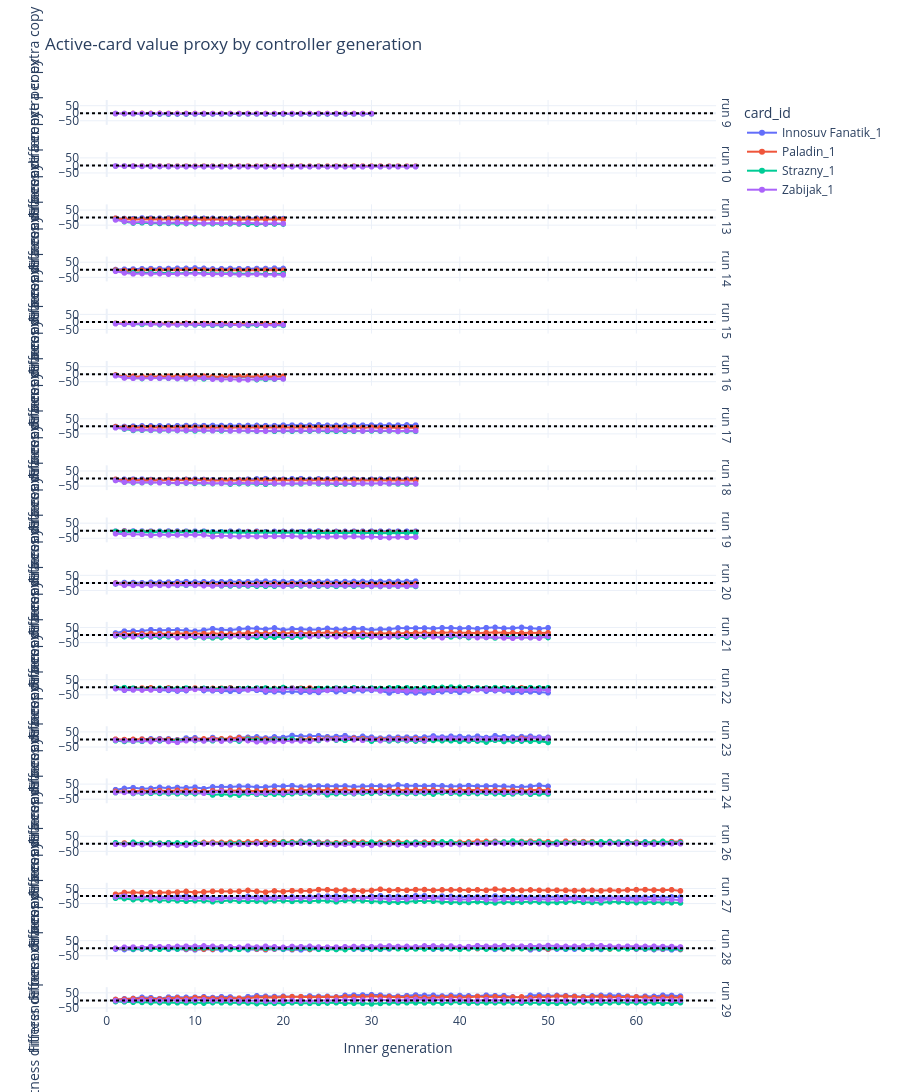

Source (notebook cell):
### Markdown cell above
## 6. Active-ability learning proxy

For each card and inner generation, the coefficient below estimates the change in matchup fitness difference associated with one additional copy in deck 1 relative to deck 2. The regression uses one averaged observation per outer matchup, avoiding millions of controller-pair rows being treated as independent samples.

A coefficient becoming more positive with inner generation is consistent with controllers learning that card's playstyle. It is still observational: deck composition, opponents, and correlated cards can affect it.

### Code cell
card_catalog = read_sql('''
    SELECT id AS card_id, name, hp, dmg, color_dmg_buff, color_hp_buff, ability, type
    FROM cardsdb.cards
    WHERE type = 'PLAYER'
    ORDER BY id
''')
active_ability_names = {'GoFirst', 'GoBefore1', 'AttackFront', 'HitAll1Dmg'}
card_catalog['ability_kind'] = np.where(
    card_catalog.ability.isin(active_ability_names), 'active',
    np.where(card_catalog.ability == 'NoAbility', 'none', 'passive'),
)
active_cards = tuple(card_catalog.loc[card_catalog.ability_kind == 'active', 'card_id'])
display(card_catalog)

copy_lookup = deck_cards.set_index(['deck_id', 'card_id']).copies
ability_rows = []
for card_id in active_cards:
    observations = training_rows[['training_id', 'inner_gen', 'match_guid', 'deck_1', 'deck_2', 'average_g1_score', 'average_g2_score']].copy()
    observations['deck1_copies'] = [copy_lookup.get((deck_id, card_id), 0) for deck_id in observations.deck_1]
    observations['deck2_copies'] = [copy_lookup.get((deck_id, card_id), 0) for deck_id in observations.deck_2]
    observations['copy_difference'] = observations.deck1_copies - observations.deck2_copies
    observations['fitness_difference'] = observations.average_g1_score - observations.average_g2_score
    observations = observations[observations.copy_difference != 0]
    for (run_id, inner_gen), group in observations.groupby(['training_id', 'inner_gen']):
        x = group.copy_difference.astype(float)
        y = group.fitness_difference.astype(float)
        denominator = ((x - x.mean()) ** 2).sum()
        coefficient = np.nan if denominator == 0 else ((x - x.mean()) * (y - y.mean())).sum() / denominator
        ability_rows.append({
            'training_id': run_id,
            'inner_gen': inner_gen,
            'card_id': card_id,
            'matchups': len(group),
            'fitness_per_copy': coefficient,
        })
ability_curve = pd.DataFrame(ability_rows)

fig = px.line(
    ability_curve[ability_curve.training_id.isin(QUERY_IDS)],
    x='inner_gen', y='fitness_per_copy', color='card_id',
    facet_row='training_id', markers=True,
    title='Active-card value proxy by controller generation',
    labels={'inner_gen': 'Inner generation', 'fitness_per_copy': 'Fitness difference per extra copy'},
)
fig.add_hline(y=0, line_dash='dot', line_color='black')
fig.update_layout(height=max(500, 220 * ability_curve.training_id.nunique()))
fig.for_each_annotation(lambda annotation: annotation.update(text=annotation.text.replace('training_id=', 'run ')))
fig.show()

ability_checkpoints = ability_curve[ability_curve.inner_gen.isin(CHECKPOINTS)].pivot_table(
    index=['training_id', 'card_id'], columns='inner_gen', values='fitness_per_copy'
)
display(ability_checkpoints)
